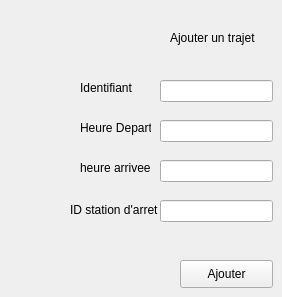
      <widget class="QWidget" name="tab_11">
       <attribute name="title">
        <string>Ajouter</string>
       </attribute>
       <widget class="QLineEdit" name="heured">
        <property name="geometry">
         <rect>
          <x>160</x>
          <y>120</y>
          <width>113</width>
          <height>22</height>
         </rect>
        </property>
       </widget>
       <widget class="QLineEdit" name="id">
        <property name="geometry">
         <rect>
          <x>160</x>
          <y>80</y>
          <width>113</width>
          <height>22</height>
         </rect>
        </property>
       </widget>
       <widget class="QLabel" name="label_22">
        <property name="geometry">
         <rect>
          <x>80</x>
          <y>80</y>
          <width>55</width>
          <height>16</height>
         </rect>
        </property>
        <property name="text">
         <string>Identifiant</string>
        </property>
       </widget>
       <widget class="QLabel" name="label_23">
        <property name="geometry">
         <rect>
          <x>80</x>
          <y>120</y>
          <width>71</width>
          <height>16</height>
         </rect>
        </property>
        <property name="text">
         <string>Heure Depart</string>
        </property>
       </widget>
       <widget class="QLabel" name="label_25">
        <property name="geometry">
         <rect>
          <x>170</x>
          <y>30</y>
          <width>101</width>
          <height>16</height>
         </rect>
        </property>
        <property name="text">
         <string>Ajouter un trajet</string>
        </property>
       </widget>
       <widget class="QPushButton" name="ajouterTrajet">
        <property name="geometry">
         <rect>
          <x>180</x>
          <y>260</y>
          <width>93</width>
          <height>28</height>
         </rect>
        </property>
        <property name="text">
         <string>Ajouter</string>
        </property>
       </widget>
       <widget class="QLineEdit" name="idT">
        <property name="geometry">
         <rect>
          <x>160</x>
          <y>200</y>
          <width>113</width>
          <height>22</height>
         </rect>
        </property>
       </widget>
       <widget class="QLineEdit" name="heureda">
        <property name="geometry">
         <rect>
          <x>160</x>
          <y>160</y>
          <width>113</width>
          <height>22</height>
         </rect>
        </property>
       </widget>
       <widget class="QLabel" name="label_24">
        <property name="geometry">
         <rect>
          <x>80</x>
          <y>160</y>
          <width>71</width>
          <height>16</height>
         </rect>
        </property>
        <property name="text">
         <string>heure arrivee</string>
        </property>
       </widget>
       <widget class="QLabel" name="label_30">
        <property name="geometry">
         <rect>
          <x>70</x>
          <y>200</y>
          <width>91</width>
          <height>20</height>
         </rect>
        </property>
        <property name="text">
         <string>ID station d'arret</string>
        </property>
       </widget>
      </widget>
